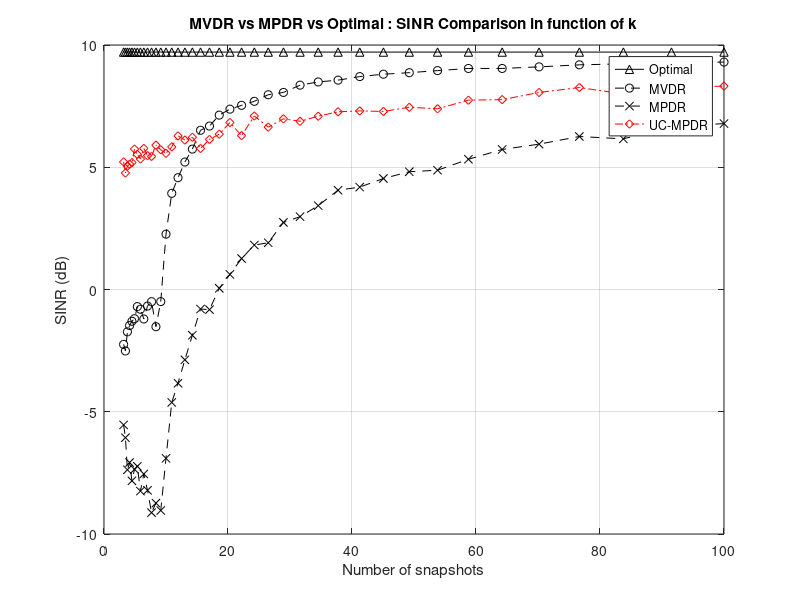
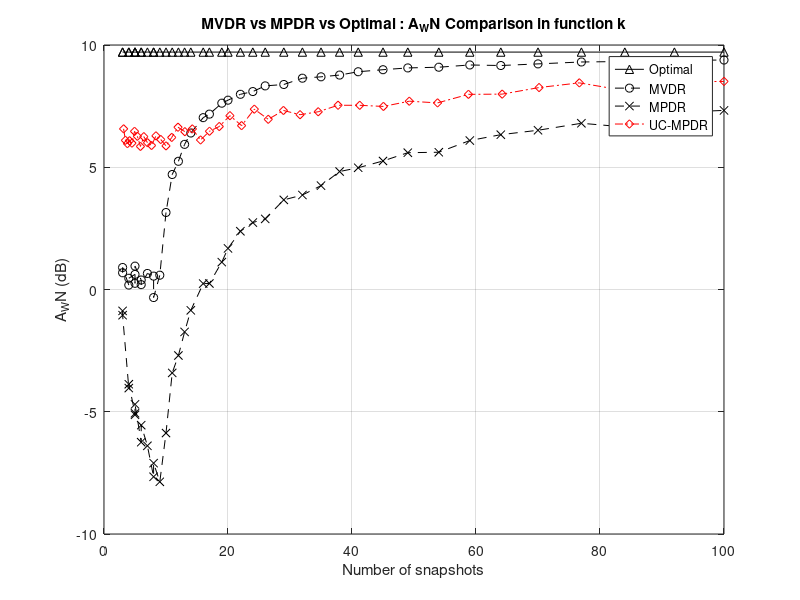
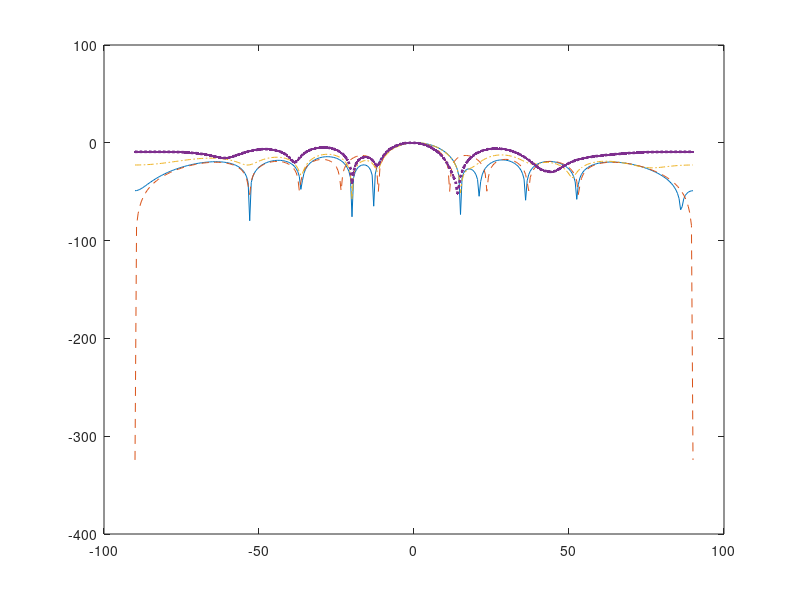

Write the MATLAB code that produced these figures, in order. (Note: this script raises an error after producing the figures.)
%Array processing course basic code
clear
clc
close all
format shortG
rng(43)
%+++++ BEAMFORMING ++++++++++++++++++++++++++++++++++++++++++++++++++++++++
%----- Scenario -----
%Number of elements in the array
N = 10;
Ns = 100; % Monte Carlo Samples
roots_mpdr = zeros(Ns,N-1);

k = logspace(0.5,2,40);
% k = 1000;
[opt_arr,cbf_arr,mvdr_arr,mpdr_arr,uc_mpdr_arr] = deal(zeros(Ns,length(k)));
[opt_arr1,cbf_arr1,mvdr_arr1,mpdr_arr1,uc_mpdr_arr1] = deal(zeros(Ns,length(k)));

i = 1;
%Inter-element spacing (in wavelength)
d = 0.5;
pos = d * (0:N-1)'; %positions of the antennas
%Mainlobe width
theta_3dB = 0.9/(N*d);
%White noise
sigma2 = 1;	%white noise power
%Interference
thetaj = [-20;15]/180*pi;	%angles of arrival	
INR = [20;20];			%interference to noise ratio (dB)
Pj = sigma2 * 10.^(INR/10);		%interference power
J = length(thetaj);
%Interference + noise covariance matrix
Aj = exp(1i*2*pi*pos*sin(thetaj'));	%interference steering matrix N|J
C = Aj*diag(Pj)*Aj' + sigma2*eye(N);	%interference + noise covariance matrix
%Signal of interest
thetas = 0/180*pi;	%angle of arrival
SNR = 0;            %signal to noise ratio (dB)
Ps = sigma2 * 10^(SNR/10);			%signal power
as = exp(1i*2*pi*pos*sin(thetas));	%steering vector
%Total covariance matrix (signal + interference + noise)
R = Ps*(as*as') + C;

while i <= length(k)
%----- Natural beampattern -----
% %Weight vector (all weights equal to 1/N)
w = ones(N,1); 
w = w/(ones(1,N)*w);  
%Diagram
tab_theta = (-90:0.5:90)/180*pi;        %Angles where to evaluate beampattern
A = exp(1i*2*pi*pos*sin(tab_theta));    %Steering matrix: each column is a(theta)
G = 20*log10(abs(w'*A));        %beampattern (power in dB)



%----- CONVENTIONAL AND OPTIMAL BEAMFORMERS -----
%Looked direction
theta0 = 0/180*pi;
a0 = exp(1i*2*pi*pos*sin(theta0));
%Conventional beamformer
w_CBF = a0; 
w_CBF = w_CBF/(a0'*w_CBF);
G_CBF = 20*log10(abs(w_CBF'*A));        %beampattern (power in dB)
SINR_CBF = Ps*(abs(w_CBF'*as)^2)/(abs(w_CBF'*C*w_CBF)); %SINR
cbf_arr(i) = SINR_CBF;
A_WN_CBF = 1/(norm(w_CBF)^2);   %White noise array gain
%Optimal beamformer
w_opt = (C\as); 
w_opt = w_opt/(as'*w_opt);
G_opt = 20*log10(abs(w_opt'*A));
SINR_opt = Ps*(abs(w_opt'*as)^2)/(abs(w_opt'*C*w_opt));
opt_arr(i) = SINR_opt;
A_WN_opt = 1/(norm(w_opt)^2);

%----- ADAPTIVE BEAMFORMING WITH ESTIMATED COVARIANCE MATRICES -----
%Number of snapshots
K = round(k(i));
sample = 1;
while sample <= Ns
%Signal
S = sqrt(Ps/2) * as * (randn(1,K)+1i*randn(1,K));
%Interference + noise
IN = Aj * diag(sqrt(Pj/2)) * (randn(J,K)+1i*randn(J,K));
NOISE = sqrt(sigma2/2)*(randn(N,K)+1i*randn(N,K));
%MVDR-SMI
Y_MVDR = IN + NOISE;
C_hat = (Y_MVDR*Y_MVDR')/K;
w_MVDR_SMI = (C_hat\a0);
w_MVDR_SMI = w_MVDR_SMI / (a0'*w_MVDR_SMI);
G_MVDR_SMI = 20*log10(abs(w_MVDR_SMI'*A));
SINR_MVDR_SMI = Ps*(abs(w_MVDR_SMI'*as)^2)/(abs(w_MVDR_SMI'*C*w_MVDR_SMI));
mvdr_arr(sample,i) = SINR_MVDR_SMI;
A_WN_MVDR_SMI = 1 / (norm(w_MVDR_SMI)^2);
%MPDR-SMI
Y_MPDR = S + IN + NOISE;
R_hat = (Y_MPDR*Y_MPDR')/K;
w_MPDR_SMI = (R_hat\a0);
w_MPDR_SMI = w_MPDR_SMI / (a0'*w_MPDR_SMI);

%%% UNIT CIRCLE RECTIFIED MPDR
xi_n = roots(w_MPDR_SMI);
roots_mpdr(sample,:) = xi_n;

% Initialize variables
arg_xi_n = angle(xi_n);
omega_n = zeros(size(xi_n));

for m = 1:length(xi_n)
    if abs(arg_xi_n(m) - pi*theta0) < 2*pi/N
        omega_n(m) = sign(arg_xi_n(m))*2*pi/N;
    else
        omega_n(m) = angle(exp(1j*arg_xi_n(m)));
    end
    xi_n(m) = exp(1j*omega_n(m));
end
c_n = poly(xi_n).';
w_MPDR_SMI_UC = c_n/abs(c_n'*a0);
clear xi_n


G_MPDR_SMI = 20*log10(abs(w_MPDR_SMI'*A));
SINR_MPDR_SMI = Ps*(abs(w_MPDR_SMI'*as)^2)/(abs(w_MPDR_SMI'*C*w_MPDR_SMI));
mpdr_arr(sample,i) = SINR_MPDR_SMI;
A_WN_MPDR_SMI = 1 / (norm(w_MPDR_SMI)^2);
A_WN_CBF = 1 / (norm(w_CBF)^2);
A_WN_opt = 1 / (norm(w_opt)^2);

G_MPDR_SMI_UC = 20*log10(abs(w_MPDR_SMI_UC'*A));
SINR_MPDR_SMI_UC = Ps*(abs(w_MPDR_SMI_UC'*as)^2)/(abs(w_MPDR_SMI_UC'*C*w_MPDR_SMI_UC));
uc_mpdr_arr(sample,i) = SINR_MPDR_SMI_UC;
A_WN_MPDR_SMI_UC = 1 / (norm(w_MPDR_SMI_UC)^2);
uc_mpdr_arr1(sample,i) = A_WN_MPDR_SMI_UC;
mvdr_arr1(sample,i) = A_WN_MVDR_SMI;
opt_arr1(sample,i) = A_WN_opt;
cbf_arr1(sample,i) = A_WN_CBF;
mpdr_arr1(sample,i) = A_WN_MPDR_SMI;
sample=sample+1;
end
i = i + 1;
end

figure
plot(k,10*log10(mean(opt_arr1)),'k-^','LineWidth',0.7)
%hold on
%plot(shift_theta,cbf_arr)
hold on
plot(k,10*log10(mean(mvdr_arr)),'k--o','LineWidth',0.7)
hold on
plot(k,10*log10(mean(mpdr_arr)),'k--x','LineWidth',0.7)
hold on
plot(k,10*log10(mean(uc_mpdr_arr)),'r-.d','LineWidth',0.7)

legend('Optimal','MVDR','MPDR','UC-MPDR')
xlabel('Number of snapshots')
ylabel('SINR (dB)')
grid on
title('MVDR vs MPDR vs Optimal : SINR Comparison in function of k')

figure
plot(round(k),10*log10(mean(opt_arr1)),'k-^','LineWidth',0.7)
%hold on
%plot(shift_theta,cbf_arr)
hold on
plot(round(k),10*log10(mean(mvdr_arr1)),'k--o','LineWidth',0.7)
hold on
plot(round(k),10*log10(mean(mpdr_arr1)),'k--x','LineWidth',0.7)
hold on
plot(k,10*log10(mean(uc_mpdr_arr1)),'r-.d','LineWidth',0.7)
legend('Optimal','MVDR','MPDR','UC-MPDR')
xlabel('Number of snapshots')
ylabel('A_WN (dB)')
grid on
title('MVDR vs MPDR vs Optimal : A_WN Comparison in function k')

figure
plot(tab_theta*180/pi,G_opt,'-',...
    tab_theta*180/pi,G_CBF,'--',...
    tab_theta*180/pi,G_MVDR_SMI,'-.',...
    tab_theta*180/pi,G_MPDR_SMI,':.','linewidth',2);
for k=1:length(thetaj)
    xline(thetaj(k)*180/pi,'--','color','k','linewidth',2)
end
title(['Beampatterns $K=$',num2str(K)],'interpreter','latex');
ylabel('dB','interpreter','latex');
xlabel('Angle of Arrival (degrees)','interpreter','latex');
legend('opt','CBF','MVDR-SMI','MPDR-SMI');
axis([-90 90 -70 10]);
grid on



%+++++ BEAMFORMING ++++++++++++++++++++++++++++++++++++++++++++++++++++++++
%----- Scenario -----
%Number of elements in the array
N = 10;
Ns = 10; % Monte Carlo Samples
roots_mpdr = zeros(Ns,N-1);

% k = logspace(0.5,2,40);
k = 1000;
shift_theta = linspace(-17,17,31);

[opt_arr,cbf_arr,mvdr_arr,mpdr_arr,uc_mpdr_arr] = deal(zeros(Ns,length(shift_theta)));
[opt_arr1,cbf_arr1,mvdr_arr1,mpdr_arr1,uc_mpdr_arr1] = deal(zeros(Ns,length(shift_theta)));

i = 1;
%Inter-element spacing (in wavelength)
d = 0.5;
pos = d * (0:N-1)'; %positions of the antennas
%Mainlobe width
theta_3dB = 0.9/(N*d);
%White noise
sigma2 = 1;	%white noise power
%Interference
thetaj = [-20;15]/180*pi;	%angles of arrival	
INR = [20;20];			%interference to noise ratio (dB)
Pj = sigma2 * 10.^(INR/10);		%interference power
J = length(thetaj);
%Interference + noise covariance matrix
Aj = exp(1i*2*pi*pos*sin(thetaj'));	%interference steering matrix N|J
C = Aj*diag(Pj)*Aj' + sigma2*eye(N);	%interference + noise covariance matrix
%Signal of interest
thetas = 0/180*pi;	%angle of arrival
SNR = 0;            %signal to noise ratio (dB)
Ps = sigma2 * 10^(SNR/10);			%signal power
as = exp(1i*2*pi*pos*sin(thetas));	%steering vector
%Total covariance matrix (signal + interference + noise)
R = Ps*(as*as') + C;

while i <= length(shift_theta)
%----- Natural beampattern -----
% %Weight vector (all weights equal to 1/N)
w = ones(N,1); 
w = w/(ones(1,N)*w);  
%Diagram
tab_theta = (-90:0.5:90)/180*pi;        %Angles where to evaluate beampattern
A = exp(1i*2*pi*pos*sin(tab_theta));    %Steering matrix: each column is a(theta)
G = 20*log10(abs(w'*A));        %beampattern (power in dB)



%----- CONVENTIONAL AND OPTIMAL BEAMFORMERS -----
%Looked direction
theta0 = (shift_theta(i)*theta_3dB)/180*pi;
a0 = exp(1i*2*pi*pos*sin(theta0));
%Conventional beamformer
w_CBF = a0; 
w_CBF = w_CBF/(a0'*w_CBF);
G_CBF = 20*log10(abs(w_CBF'*A));        %beampattern (power in dB)
SINR_CBF = Ps*(abs(w_CBF'*as)^2)/(abs(w_CBF'*C*w_CBF)); %SINR
cbf_arr(i) = SINR_CBF;
A_WN_CBF = 1/(norm(w_CBF)^2);   %White noise array gain
%Optimal beamformer
w_opt = (C\as); 
w_opt = w_opt/(as'*w_opt);
G_opt = 20*log10(abs(w_opt'*A));
SINR_opt = Ps*(abs(w_opt'*as)^2)/(abs(w_opt'*C*w_opt));
opt_arr(i) = SINR_opt;
A_WN_opt = 1/(norm(w_opt)^2);

%----- ADAPTIVE BEAMFORMING WITH ESTIMATED COVARIANCE MATRICES -----
%Number of snapshots
K = k;
sample = 1;
while sample <= Ns
%Signal
S = sqrt(Ps/2) * as * (randn(1,K)+1i*randn(1,K));
%Interference + noise
IN = Aj * diag(sqrt(Pj/2)) * (randn(J,K)+1i*randn(J,K));
NOISE = sqrt(sigma2/2)*(randn(N,K)+1i*randn(N,K));
%MVDR-SMI
Y_MVDR = IN + NOISE;
C_hat = (Y_MVDR*Y_MVDR')/K;
w_MVDR_SMI = (C_hat\a0);
w_MVDR_SMI = w_MVDR_SMI / (a0'*w_MVDR_SMI);
G_MVDR_SMI = 20*log10(abs(w_MVDR_SMI'*A));
SINR_MVDR_SMI = Ps*(abs(w_MVDR_SMI'*as)^2)/(abs(w_MVDR_SMI'*C*w_MVDR_SMI));
mvdr_arr(sample,i) = SINR_MVDR_SMI;
A_WN_MVDR_SMI = 1 / (norm(w_MVDR_SMI)^2);
%MPDR-SMI
Y_MPDR = S + IN + NOISE;
R_hat = (Y_MPDR*Y_MPDR')/K;
w_MPDR_SMI = (R_hat\a0);
w_MPDR_SMI = w_MPDR_SMI / (a0'*w_MPDR_SMI);

%%% UNIT CIRCLE RECTIFIED MPDR
xi_n = roots(w_MPDR_SMI);
roots_mpdr(sample,:) = xi_n;

% Initialize variables
arg_xi_n = angle(xi_n);
omega_n = zeros(size(xi_n));

for m = 1:length(xi_n)
    if abs(arg_xi_n(m) - pi*theta0) < 2*pi/N
        omega_n(m) = sign(arg_xi_n(m))*2*pi/N;
    else
        omega_n(m) = angle(exp(1j*arg_xi_n(m)));
    end
    xi_n(m) = exp(1j*omega_n(m));
end
c_n = poly(xi_n).';
w_MPDR_SMI_UC = c_n/abs(c_n'*a0);
clear xi_n


G_MPDR_SMI = 20*log10(abs(w_MPDR_SMI'*A));
SINR_MPDR_SMI = Ps*(abs(w_MPDR_SMI'*as)^2)/(abs(w_MPDR_SMI'*C*w_MPDR_SMI));
mpdr_arr(sample,i) = SINR_MPDR_SMI;
A_WN_MPDR_SMI = 1 / (norm(w_MPDR_SMI)^2);
A_WN_CBF = 1 / (norm(w_CBF)^2);
A_WN_opt = 1 / (norm(w_opt)^2);

G_MPDR_SMI_UC = 20*log10(abs(w_MPDR_SMI_UC'*A));
SINR_MPDR_SMI_UC = Ps*(abs(w_MPDR_SMI_UC'*as)^2)/(abs(w_MPDR_SMI_UC'*C*w_MPDR_SMI_UC));
uc_mpdr_arr(sample,i) = SINR_MPDR_SMI_UC;
A_WN_MPDR_SMI_UC = 1 / (norm(w_MPDR_SMI_UC)^2);
uc_mpdr_arr1(sample,i) = A_WN_MPDR_SMI_UC;
mvdr_arr1(sample,i) = A_WN_MVDR_SMI;
opt_arr1(sample,i) = A_WN_opt;
cbf_arr1(sample,i) = A_WN_CBF;
mpdr_arr1(sample,i) = A_WN_MPDR_SMI;
sample=sample+1;
end
i = i + 1;
end

figure
plot(shift_theta*theta_3dB,10*log10(mean(opt_arr1)),'k-^','LineWidth',0.7)
%hold on
%plot(shift_theta,cbf_arr)
hold on
plot(shift_theta*theta_3dB,10*log10(mean(mvdr_arr)),'k--o','LineWidth',0.7)
hold on
plot(shift_theta*theta_3dB,10*log10(mean(mpdr_arr)),'k--x','LineWidth',0.7)
hold on
plot(shift_theta*theta_3dB,10*log10(mean(uc_mpdr_arr)),'r-.d','LineWidth',0.7)
legend('Optimal','MVDR','MPDR','UC-MPDR')
xlabel('\Delta\theta (°)')
ylabel('SINR (dB)')
grid on
title('MVDR vs MPDR vs Optimal : SINR Comparison in function of DOA error')
xlim([min(shift_theta)*theta_3dB,max(shift_theta)*theta_3dB])

figure
plot(shift_theta*theta_3dB,10*log10(mean(opt_arr1)),'k-^','LineWidth',0.7)
%hold on
%plot(shift_theta,cbf_arr)
hold on
plot(shift_theta*theta_3dB,10*log10(mean(mvdr_arr1)),'k--o','LineWidth',0.7)
hold on
plot(shift_theta*theta_3dB,10*log10(mean(mpdr_arr1)),'k--x','LineWidth',0.7)
hold on
plot(shift_theta*theta_3dB,10*log10(mean(uc_mpdr_arr1)),'r-.d','LineWidth',0.7)
legend('Optimal','MVDR','MPDR','UC-MPDR')
xlabel('\Delta\theta (°)')
ylabel('A_WN (dB)')
grid on
title('MVDR vs MPDR vs Optimal : A_{WN} Comparison in function of DOA error')
xlim([min(shift_theta)*theta_3dB,max(shift_theta)*theta_3dB])